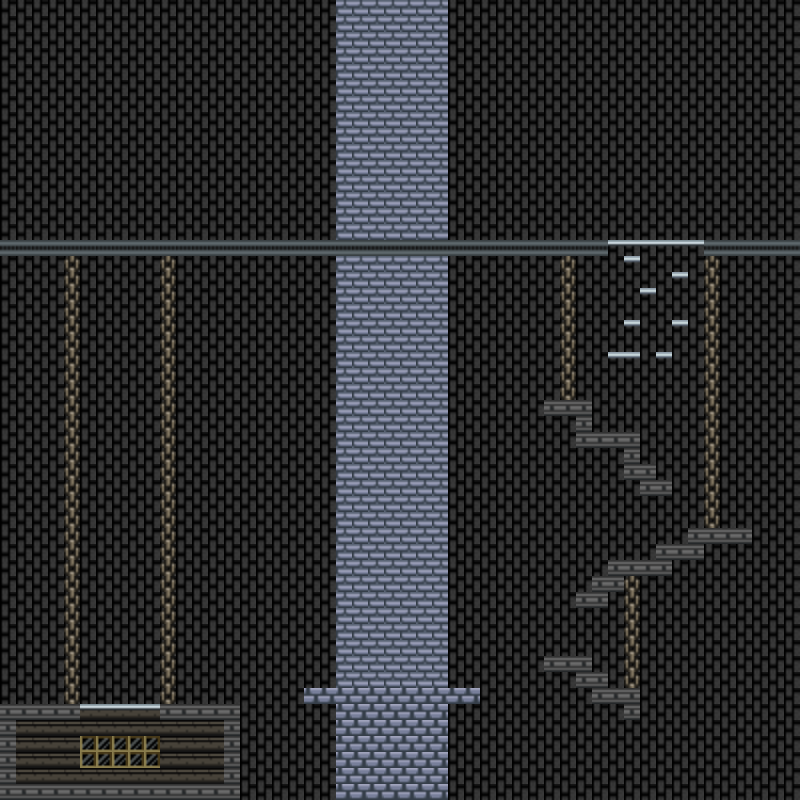

Below is a game level as drawn by its tile map, then a one-line description and the .tmx that defines it (tile-layer data replaced by summaries):
An orthogonal 50x50 tile map with 16x16 px tiles, 3 tile layers (Tile Layer 3, Tile Layer 1, Tile Layer 2), 2 tilesets and 24 objects (17x 14, 3x 10, 3x 9, 8).

<map version="1.0" orientation="orthogonal" renderorder="right-down" width="50" height="50" tilewidth="16" tileheight="16" backgroundcolor="#000000" nextobjectid="72">
 <tileset firstgid="1" source="../../../../../Homework 4/NYUCodebase/Assets/Levels/Spritesheets/ripped_starbound_sprites_solid_floor.tsx" />
 <tileset firstgid="197" source="../../../../../Homework 4/NYUCodebase/Assets/Levels/Spritesheets/arne_sprites.tsx" />
 <layer name="Tile Layer 3" width="50" height="50">
  <data>[2500 cells, 2500 non-empty, 2 distinct tile ids]</data>
 </layer>
 <layer name="Tile Layer 1" width="50" height="50">
  <data>[2500 cells, 440 non-empty, 4 distinct tile ids]</data>
 </layer>
 <layer name="Tile Layer 2" width="50" height="50">
  <data>[2500 cells, 186 non-empty, 5 distinct tile ids]</data>
 </layer>
 <objectgroup name="ObjectsLayer">
  <object id="3" name="Player" type="8" gid="159" x="48" y="768" width="16" height="16">
   <properties>
    <property name="objectLayer" type="int" value="2" />
    <property name="renderLayer" type="int" value="2" />
   </properties>
  </object>
  <object id="4" name="Static_Object" type="10" gid="65" x="112" y="784" width="16" height="16">
   <properties>
    <property name="objectLayer" type="int" value="2" />
    <property name="renderLayer" type="int" value="3" />
    <property name="rotation" type="float" value="0" />
    <property name="xmlDescriber" type="file" value="../../XML/Objects/woodBoxMed.xml" />
   </properties>
  </object>
  <object id="7" name="ENEMY" type="9" gid="277" x="384" y="688" width="16" height="16">
   <properties>
    <property name="objectLayer" type="int" value="2" />
    <property name="renderLayer" type="int" value="2" />
   </properties>
  </object>
  <object id="8" name="ENEMY" type="9" gid="277" x="560" y="656" width="16" height="16">
   <properties>
    <property name="objectLayer" type="int" value="2" />
    <property name="renderLayer" type="int" value="2" />
   </properties>
  </object>
  <object id="9" name="ENEMY" type="9" gid="277" x="544" y="400" width="16" height="16">
   <properties>
    <property name="objectLayer" type="int" value="2" />
    <property name="renderLayer" type="int" value="2" />
   </properties>
  </object>
  <object id="40" name="fallingMetalBlock" type="14" gid="56" x="640" y="736" width="16" height="16">
   <properties>
    <property name="objectLayer" type="int" value="0" />
    <property name="renderLayer" type="int" value="0" />
    <property name="xmlDescriber" type="file" value="../../XML/Objects/fallingMetalBlock.xml" />
   </properties>
  </object>
  <object id="43" name="fallingMetalBlock" type="14" gid="56" x="656" y="736" width="16" height="16">
   <properties>
    <property name="objectLayer" type="int" value="0" />
    <property name="renderLayer" type="int" value="0" />
    <property name="xmlDescriber" type="file" value="../../XML/Objects/fallingMetalBlock.xml" />
   </properties>
  </object>
  <object id="44" name="fallingMetalBlock" type="14" gid="56" x="672" y="752" width="16" height="16">
   <properties>
    <property name="objectLayer" type="int" value="0" />
    <property name="renderLayer" type="int" value="0" />
    <property name="xmlDescriber" type="file" value="../../XML/Objects/fallingMetalBlock.xml" />
   </properties>
  </object>
  <object id="45" name="fallingMetalBlock" type="14" gid="56" x="688" y="752" width="16" height="16">
   <properties>
    <property name="objectLayer" type="int" value="0" />
    <property name="renderLayer" type="int" value="0" />
    <property name="xmlDescriber" type="file" value="../../XML/Objects/fallingMetalBlock.xml" />
   </properties>
  </object>
  <object id="46" name="fallingMetalBlock" type="14" gid="56" x="704" y="768" width="16" height="16">
   <properties>
    <property name="objectLayer" type="int" value="0" />
    <property name="renderLayer" type="int" value="0" />
    <property name="xmlDescriber" type="file" value="../../XML/Objects/fallingMetalBlock.xml" />
   </properties>
  </object>
  <object id="48" name="fallingMetalBlock" type="14" gid="56" x="560" y="608" width="16" height="16">
   <properties>
    <property name="objectLayer" type="int" value="0" />
    <property name="renderLayer" type="int" value="0" />
    <property name="xmlDescriber" type="file" value="../../XML/Objects/fallingMetalBlock.xml" />
   </properties>
  </object>
  <object id="49" name="fallingMetalBlock" type="14" gid="56" x="752" y="544" width="16" height="16">
   <properties>
    <property name="objectLayer" type="int" value="0" />
    <property name="renderLayer" type="int" value="0" />
    <property name="xmlDescriber" type="file" value="../../XML/Objects/fallingMetalBlock.xml" />
   </properties>
  </object>
  <object id="50" name="fallingMetalBlock" type="14" gid="56" x="768" y="544" width="16" height="16">
   <properties>
    <property name="objectLayer" type="int" value="0" />
    <property name="renderLayer" type="int" value="0" />
    <property name="xmlDescriber" type="file" value="../../XML/Objects/fallingMetalBlock.xml" />
   </properties>
  </object>
  <object id="57" name="fallingMetalBlock" type="14" gid="56" x="528" y="416" width="16" height="16">
   <properties>
    <property name="objectLayer" type="int" value="0" />
    <property name="renderLayer" type="int" value="0" />
    <property name="xmlDescriber" type="file" value="../../XML/Objects/fallingMetalBlock.xml" />
   </properties>
  </object>
  <object id="58" name="fallingMetalBlock" type="14" gid="56" x="512" y="416" width="16" height="16">
   <properties>
    <property name="objectLayer" type="int" value="0" />
    <property name="renderLayer" type="int" value="0" />
    <property name="xmlDescriber" type="file" value="../../XML/Objects/fallingMetalBlock.xml" />
   </properties>
  </object>
  <object id="63" name="fallingMetalBlock" type="14" gid="56" x="704" y="752" width="16" height="16">
   <properties>
    <property name="objectLayer" type="int" value="0" />
    <property name="renderLayer" type="int" value="0" />
    <property name="xmlDescriber" type="file" value="../../XML/Objects/fallingMetalBlock.xml" />
   </properties>
  </object>
  <object id="64" name="fallingMetalBlock" type="14" gid="56" x="672" y="736" width="16" height="16">
   <properties>
    <property name="objectLayer" type="int" value="0" />
    <property name="renderLayer" type="int" value="0" />
    <property name="xmlDescriber" type="file" value="../../XML/Objects/fallingMetalBlock.xml" />
   </properties>
  </object>
  <object id="65" name="fallingMetalBlock" type="14" gid="56" x="640" y="720" width="16" height="16">
   <properties>
    <property name="objectLayer" type="int" value="0" />
    <property name="renderLayer" type="int" value="0" />
    <property name="xmlDescriber" type="file" value="../../XML/Objects/fallingMetalBlock.xml" />
   </properties>
  </object>
  <object id="66" name="fallingMetalBlock" type="14" gid="56" x="480" y="704" width="16" height="16">
   <properties>
    <property name="objectLayer" type="int" value="0" />
    <property name="renderLayer" type="int" value="0" />
    <property name="xmlDescriber" type="file" value="../../XML/Objects/fallingMetalBlock.xml" />
   </properties>
  </object>
  <object id="67" name="fallingMetalBlock" type="14" gid="56" x="496" y="704" width="16" height="16">
   <properties>
    <property name="objectLayer" type="int" value="0" />
    <property name="renderLayer" type="int" value="0" />
    <property name="xmlDescriber" type="file" value="../../XML/Objects/fallingMetalBlock.xml" />
   </properties>
  </object>
  </objectgroup>
</map>
<!-- 4 of 24 objects omitted -->
